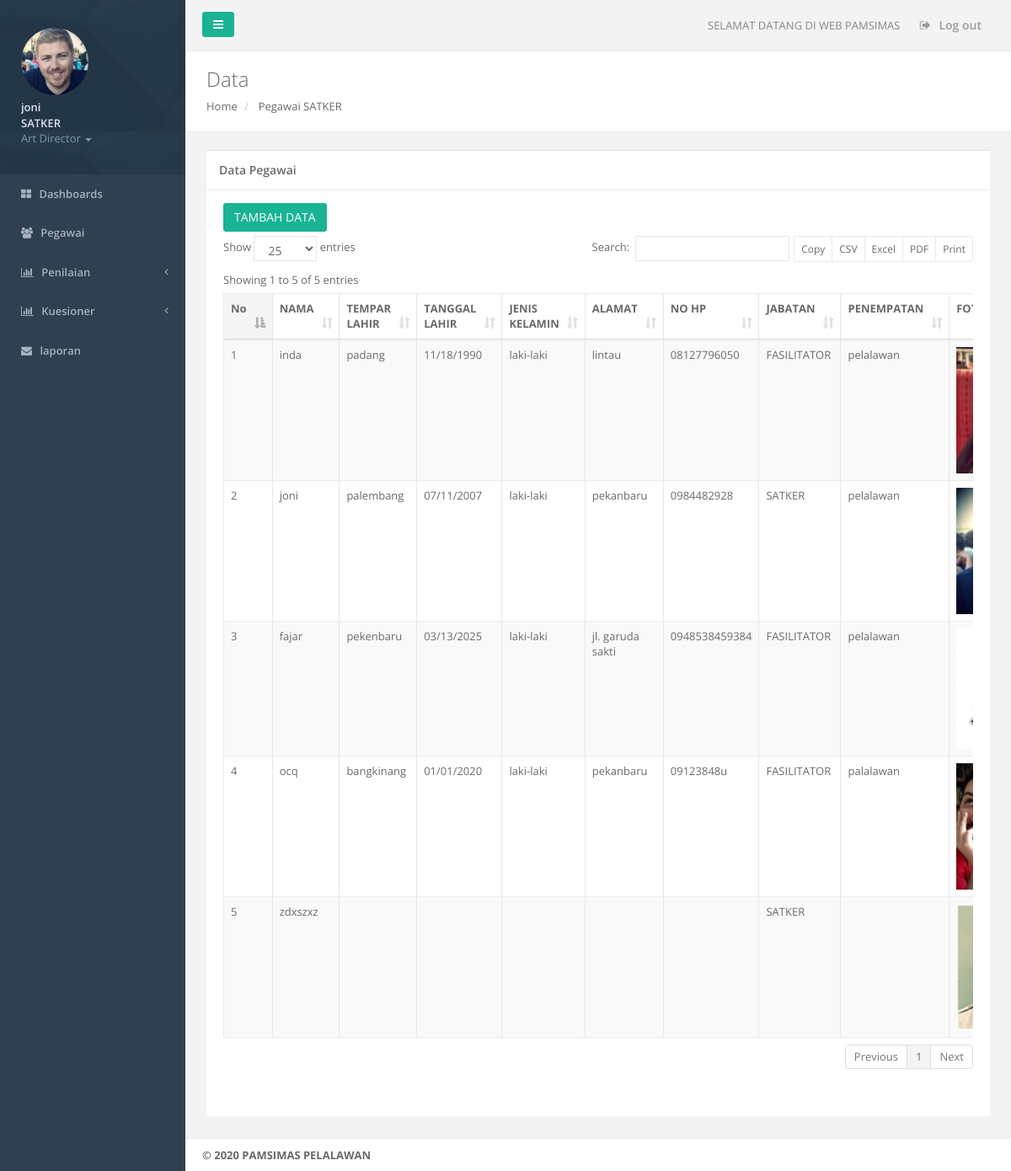
Page /pegawai_view.php (signed in) on the committed database.
### tables this page shows
CREATE TABLE IF NOT EXISTS `pegawai` (
  `pegawai_id` int(11) NOT NULL AUTO_INCREMENT,
  `pegawai_nama` varchar(50) NOT NULL,
  `pegawai_tmp_lahir` varchar(125) NOT NULL,
  `pegawai_tgl_lahir` varchar(122) NOT NULL,
  `pegawai_jenis_kelamin` varchar(20) NOT NULL,
  `pegawai_alamat` varchar(125) NOT NULL,
  `pegawai_no_hp` varchar(50) NOT NULL,
  `pegawai_jabatan` varchar(125) NOT NULL,
  `pegawai_penempatan` varchar(125) NOT NULL,
  `pegawai_foto` varchar(225) NOT NULL,
  `username` varchar(50) NOT NULL,
  `password` varchar(225) NOT NULL,
  PRIMARY KEY (`pegawai_id`)
);

### pegawai_view.php (the view, shortened to what this page needs)
<?php include "config.php";
if (empty($_SESSION['username']) AND
    empty($_SESSION['password']))
    {include "login.php";}
    else {
      if ($_SESSION['jabatan'] == "SATKER") {
?>
<!DOCTYPE html>
<html>
<head>
    <link href="css/bootstrap.min.css" rel="stylesheet">
    <link href="font-awesome/css/font-awesome.css" rel="stylesheet">
    <link href="css/plugins/dataTables/datatables.min.css" rel="stylesheet">
    <link href="css/animate.css" rel="stylesheet">
    <link href="css/style.css" rel="stylesheet">
</head>
<body>
 <div id="wrapper">
        <nav class="navbar-default navbar-static-side" role="navigation">
            <?php include "sidebar.php"; ?>
        </nav>
        <div id="page-wrapper" class="gray-bg dashbard-1">
        <div class="row border-bottom">
        <nav class="navbar navbar-static-top" role="navigation" style="margin-bottom: 0">
        <?php include "navbar.php";  ?>
        </nav>
        </div>
        <div class="row wrapper border-bottom white-bg page-heading">
                <div class="col-lg-10">
                    <h2>Data</h2>
                    <ol class="breadcrumb">
                        <li>
                            <a href="home.php">Home</a>
                        </li>
                        <li>
                            <a href="pegawai_view.php">Pegawai <?php echo "$_SESSION[jabatan]"; ?></a>
                        </li>
                    </ol>
                </div>
            </div>
            <div class="wrapper wrapper-content animated fadeInRight">
            <div class="row">
                <div class="col-lg-12">
                    <div class="ibox float-e-margins">
                        <div class="ibox-title">
                            <h5>Data Pegawai</h5>
                        </div>
                        <div class="ibox-content">
                            <a href='pegawai_add.php' class='btn btn-primary'>TAMBAH DATA</a>
                            <div class="table-responsive">
                              <table class="table table-striped table-bordered table-hover dataTables-example" >
                                  <thead>
                                          <tr>
                                              <th width="10px" >No</th>
                                              <th width="200px" >NAMA</th>
                                              <th >TEMPAR LAHIR</th>
                                              <th >TANGGAL LAHIR</th>
                                              <th >JENIS KELAMIN</th>
                                              <th >ALAMAT</th>
                                              <th >NO HP</th>
                                              <th >JABATAN</th>
                                              <th >PENEMPATAN</th>
                                              <th >FOTO</th>
                                          </tr>
                                      </thead>
                                      <tbody>
                                         <?php
                          $queri = "SELECT * FROM pegawai";
                          $hasil = mysqli_query($koneksi,$queri);
                          $no=1;
                          while($kolom=mysqli_fetch_assoc($hasil))
                          {
                                  echo "
                                  <tr>
                                      <td>$no</td>
                                      <td>$kolom[pegawai_nama]</td>
                                      <td>$kolom[pegawai_tmp_lahir]</td>
                                      <td>$kolom[pegawai_tgl_lahir]</td>
                                      <td>$kolom[pegawai_jenis_kelamin]</td>
                                      <td>$kolom[pegawai_alamat]</td>
                                      <td>$kolom[pegawai_no_hp]</td>
                                      <td>$kolom[pegawai_jabatan]</td>
                                      <td>$kolom[pegawai_penempatan]</td>
                                      <td><img src='foto/$kolom[pegawai_foto]' width='150px'></td>
                                      <td>
                                      <a href='pegawai_edit.php?id=$kolom[pegawai_id]'  class='btn btn-primary'><i class='fa fa-pencil'></i></a>
                                      <a href='pegawai_hapus.php?id=$kolom[pegawai_id]' onclick=\"return confirm('Apakah anda yakin akan menghapus : $kolom[pegawai_nama]')\" class='btn btn-danger'><i class='fa fa-times'></i></a>
                                      </td>
                                  </tr>
                                  ";
                                  $no=$no+1;
                          }
                      ?>
                                      </tbody>
                              </table>
                        </div>
                        </div>
                    </div>
                </div>
            </div>
        </div>
        <div class="footer">
            <?php
                include 'footer.php';
            ?>
        </div>
        </div>
        </div>
</body>
</html>
<?php
      }else{ include "home.php";} }; ?>

### sidebar.php (shortened to what this page needs)
<div class="sidebar-collapse">
                <ul class="nav metismenu" id="side-menu">
                    <li class="nav-header">
                        <div class="dropdown profile-element"> <span>
                           <?php echo "    <img alt='image' class='img-circle' src='foto/$_SESSION[foto]' width='80px' />"; ?>
                             </span>
                            <a data-toggle="dropdown" class="dropdown-toggle" href="#">
                            <span class="clear"> <span class="block m-t-xs"> <strong class="font-bold"><?php echo "$_SESSION[nama]"; ?></strong><br><strong class="font-bold"><?php echo "$_SESSION[jabatan]"; ?></strong>
                             </span> <span class="text-muted text-xs block">Art Director <b class="caret"></b></span> </span> </a>
                        </div>
                    </li>
                    <li>
                        <a href="home.php"><i class="fa fa-th-large"></i> <span class="nav-label">Dashboards</span> </a>
                    </li>
                    <li>
                        <a href="pegawai_view.php"><i class="fa fa-users"></i> <span class="nav-label">Pegawai</span></a>
                    </li>
                    <li>
                        <a href="#"><i class="fa fa-bar-chart-o"></i> <span class="nav-label">Penilaian</span><span class="fa arrow"></span></a>
                    </li>
                    <li>
                        <a href="#"><i class="fa fa-bar-chart-o"></i> <span class="nav-label">Kuesioner</span><span class="fa arrow"></span></a>
                    </li>
                    <li>
                        <a href="laporan_view.php"><i class="fa fa-envelope"></i> <span class="nav-label">laporan </span></a>
                    </li>
                </ul>
            </div>

### navbar.php
<div class="navbar-header">
            <a class="navbar-minimalize minimalize-styl-2 btn btn-primary " href="#"><i class="fa fa-bars"></i> </a>
        </div>
            <ul class="nav navbar-top-links navbar-right">
                <li>
                    <span class="m-r-sm text-muted welcome-message">SELAMAT DATANG DI WEB PAMSIMAS</span>
                </li>
                <li>
                    <a href="logout.php">
                        <i class="fa fa-sign-out"></i> Log out
                    </a>
                </li>
            </ul>

### footer.php
<div>
    <strong>&copy; 2020 PAMSIMAS PELALAWAN</strong>
</div>

### rows in the picture
pegawai: pegawai_nama "inda", pegawai_tmp_lahir "padang", pegawai_tgl_lahir "11/18/1990", pegawai_jenis_kelamin "laki-laki", pegawai_alamat "lintau", pegawai_no_hp "08127796050", pegawai_jabatan "FASILITATOR", pegawai_penempatan "pelalawan", pegawai_foto (picture)
pegawai: pegawai_nama "joni", pegawai_tmp_lahir "palembang", pegawai_tgl_lahir "07/11/2007", pegawai_jenis_kelamin "laki-laki", pegawai_alamat "pekanbaru", pegawai_no_hp "0984482928", pegawai_jabatan "SATKER", pegawai_penempatan "pelalawan", pegawai_foto (picture)
pegawai: pegawai_nama "fajar", pegawai_tmp_lahir "pekenbaru", pegawai_tgl_lahir "03/13/2025", pegawai_jenis_kelamin "laki-laki", pegawai_alamat "jl. garuda sakti", pegawai_no_hp "0948538459384", pegawai_jabatan "FASILITATOR", pegawai_penempatan "pelalawan", pegawai_foto (picture)
pegawai: pegawai_nama "ocq", pegawai_tmp_lahir "bangkinang", pegawai_tgl_lahir "01/01/2020", pegawai_jenis_kelamin "laki-laki", pegawai_alamat "pekanbaru", pegawai_no_hp "09123848u", pegawai_jabatan "FASILITATOR", pegawai_penempatan "palalawan", pegawai_foto (picture)
pegawai: pegawai_nama "zdxszxz", pegawai_jabatan "SATKER", pegawai_foto (picture)

### other values in the picture
$_SESSION[nama] "joni"
$_SESSION[jabatan] "SATKER"
